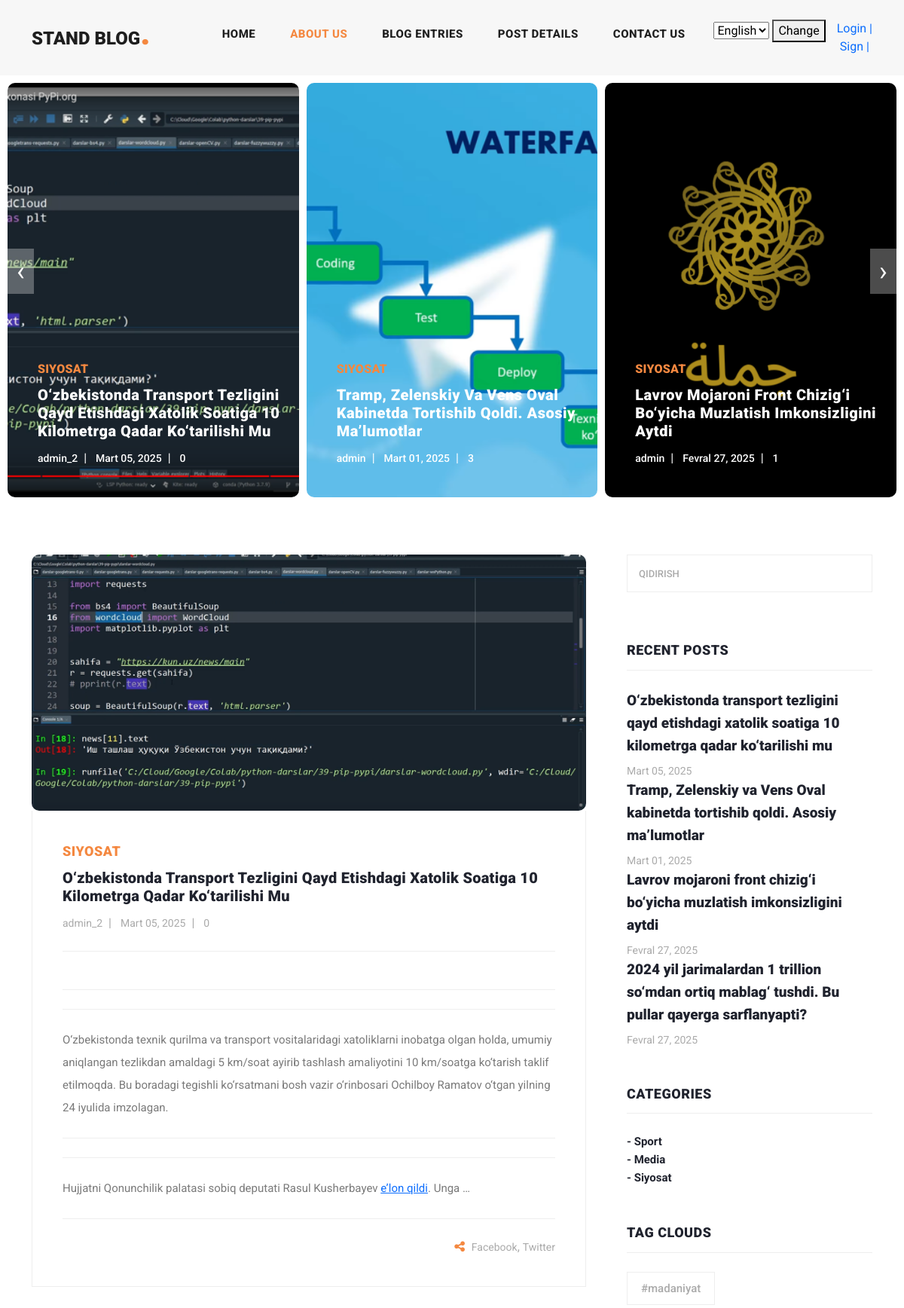
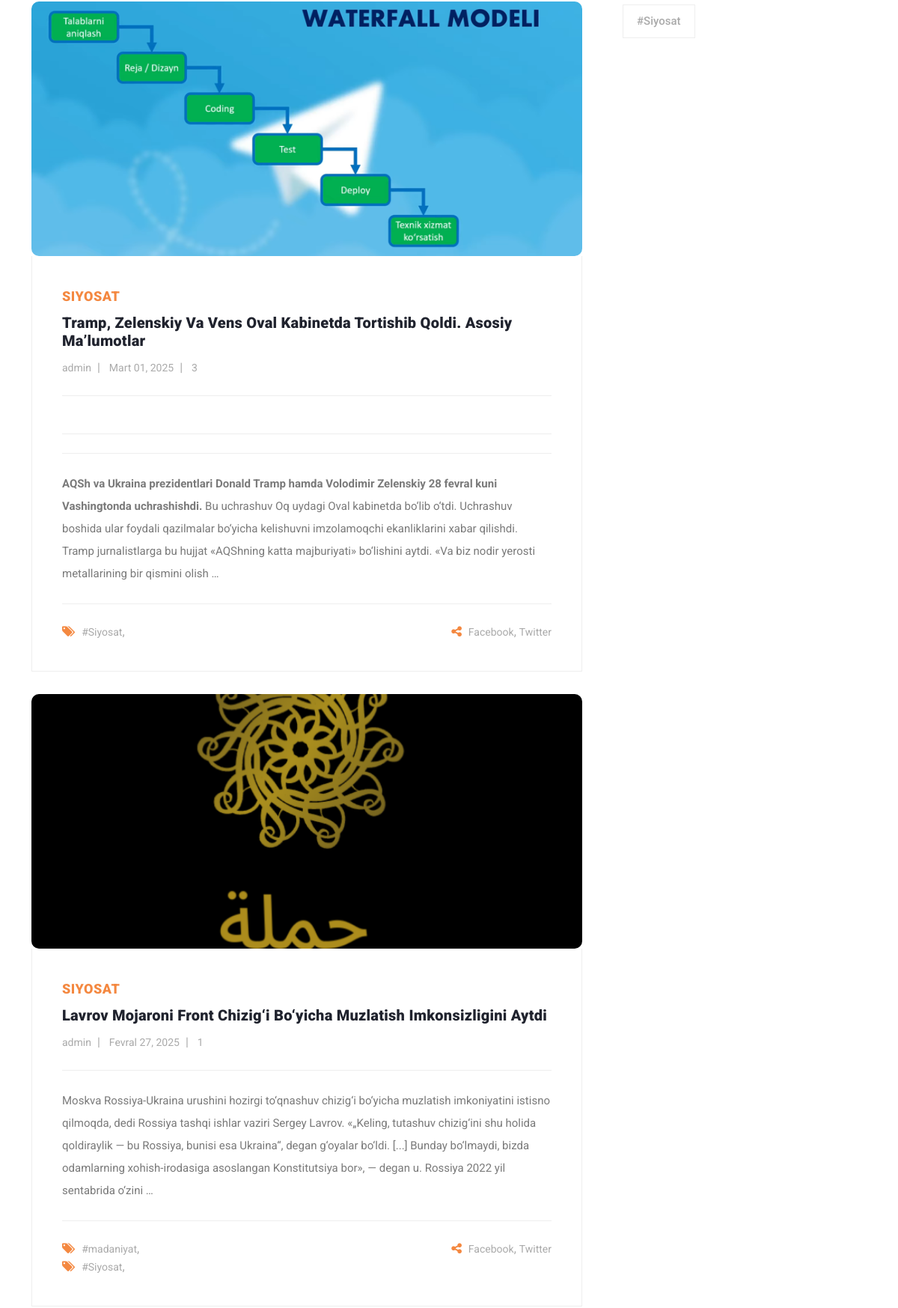
Page /uz/ (upper part) on the committed database (2 pictures, top to bottom).
### blog/models.py (models this page shows, shortened)
class Post(models.Model):
    category = models.ForeignKey(Category, on_delete=models.CASCADE)
    title = models.CharField(verbose_name=_("Title"), max_length=100, db_index=True)
    text = RichTextField(verbose_name=_("Text"))
    admin = models.ForeignKey(User, on_delete=models.CASCADE)
    date = models.DateTimeField(auto_now_add=True)
    hashtags = models.ManyToManyField(Tag, blank=True, related_name='posts')
    photo = models.ImageField(upload_to='media/photos/%Y/%m/%d')
    slug = models.SlugField(unique=True, blank=True)
    def __str__(self):
        return self.title

class Category(models.Model):
    name = models.CharField(max_length=100)
    def __str__(self):
        return self.name

class Tag(models.Model):
    name = models.CharField(max_length=50, unique=True)
    def __str__(self):
        return self.name

### blog/views.py (the view)
# urls.py: path('', HomeView.as_view(), name='home'),
class HomeView(ListView):
    model = Post
    template_name = 'index.html'
    context_object_name = 'posts'
    ordering = ['-date']

### blog/context_processors.py (called while the page is built)
def global_context(request):
    return {
        'posts': Post.objects.all(),
        'categories': Category.objects.all(),
        'tags': Tag.objects.all(),
    }

### templates/index.html (shortened to what this page needs)
{% extends 'base.html' %}
{% load static %}
{% load i18n %}
{% block content %}
    <div class="main-banner header-text">
      <div class="container-fluid">
        <div class="owl-banner owl-carousel">
          {% for post in posts|slice:':6' %}
          <div class="item">
            <img src="{{ post.photo.url }}" alt="{{ post.title }}" class="post-image">
            <div class="item-content">
              <div class="main-content">
                <div class="meta-category">
                  <span>{{ post.category.name }}</span>
                </div>
                <a href="{% url 'post_detail' pk=post.pk %}"><h4>{{ post.title }}</h4></a>
                <ul class="post-info">
                  <li><a href="#">{{ post.admin }}</a></li>
                  <li><a href="#">{{ post.date|date:"F d, Y" }}</a></li>
                  <li><a href="#">{{ post.comments.count }}</a></li>
                </ul>
              </div>
            </div>
          </div>
          {% endfor %}
        </div>
      </div>
    <section class="blog-posts">
      <div class="container">
        <div class="row">
          <div class="col-lg-8">
            <div class="all-blog-posts">
              <div class="row">
                  {% for post in posts|slice:':3' %}
                <div class="col-lg-12">
                  <div class="blog-post">
                    <div class="blog-thumb">
                      <img src="{{ post.photo.url }}" alt="{{ post.title }}" class="post-image_2">
                    </div>
                    <div class="down-content">
                      <span>{{ post.category }}</span>
                      <a href="{% url 'post_detail' pk=post.pk %}"><h4>{{ post.title }}</h4></a>
                      <ul class="post-info">
                        <li><a href="#">{{ post.admin }}</a></li>
                        <li><a href="#">{{ post.date|date:"F d, Y" }}</a></li>
                        <li><a href="#">{{ post.comments.count }}</a></li>
                      </ul>
                        <p>{{ post.text|truncatewords:50 | safe }}</p>
                      <div class="post-options">
                        <div class="row">
                          <div class="col-6">
                              {% for tag in post.hashtags.all %}
                            <ul class="post-tags">
                              <li><i class="fa fa-tags"></i></li>
                              <li><a href="#">{{ tag }}</a>,</li>
                            </ul>
                                  {% endfor %}
                          </div>
                          <div class="col-6">
                            <ul class="post-share">
                              <li><i class="fa fa-share-alt"></i></li>
                              <li><a href="#">Facebook</a>,</li>
                              <li><a href="#"> Twitter</a></li>
                            </ul>
                          </div>
                        </div>
                      </div>
                    </div>
                  </div>
                </div>
                  {% endfor %}
              </div>
            </div>
          </div>
          <div class="col-lg-4">
            {% include 'category_tag.html' %}
          </div>
        </div>
      </div>
    </section>
{% endblock %}

### templates/category_tag.html
<div class="sidebar">
    <div class="row">
        <div class="col-lg-12">
            <div class="sidebar-item search">
                <form id="search_form" name="gs" method="GET" action="{% url 'search' %}">
                    <input type="text" name="q" class="searchText" placeholder="qidirish" autocomplete="on">
                </form>
            </div>
        </div>
        <div class="col-lg-12">
            <div class="sidebar-item recent-posts">
                <div class="sidebar-heading">
                    <h2>Recent Posts</h2>
                </div>
                <div class="content">
                    {% for post_title in posts|slice:':4' %}
                    <ul>
                        <li><a href="{% url 'post_detail' pk=post_title.pk %}">
                            <h5>{{ post_title }}</h5>
                            <span>{{ post_title.date|date:"F d, Y" }}</span>
                        </a></li>
                    </ul>
                    {% endfor %}
                </div>
            </div>
        </div>
        <div class="col-lg-12">
            <div class="sidebar-item categories">
                <div class="sidebar-heading">
                    <h2>Categories</h2>
                </div>
                <div class="content">
                    {% for category in categories %}
                    <ul>
                        <li><a href="{% url 'category_posts' category.id %}">- {{ category }}</a></li>
                    </ul>
                    {% endfor %}
                </div>
            </div>
        </div>
        <div class="col-lg-12">
            <div class="sidebar-item tags">
                <div class="sidebar-heading">
                    <h2>Tag Clouds</h2>
                </div>
                <div class="content">
                    {% for tag in tags %}
                    <ul>
                        <li><a href="{% url 'hashtag_posts' tag.id %}">{{ tag }}</a></li>
                    </ul>
                    {% endfor %}
                </div>
            </div>
        </div>
    </div>
</div>

### static/css/style.css (style rules this page uses)
.post-image { width: 700px; height: 550px; object-fit: cover; border-radius: 10px; }
.post-image_2 { width: 730px; height: 340px; object-fit: cover; border-radius: 10px; }

### rows in the picture
Post: photo (picture), category.name "SIYOSAT", title "O‘zbekistonda Transport Tezligini Qayd Etishdagi Xatolik Soatiga 10 Kilometrga Qadar Ko‘tarilishi Mu", admin "admin_2", date "Mart 05, 2025", comments.count "0", category "SIYOSAT", text "O‘zbekistonda texnik qurilma va transport vositalaridagi xatoliklarni inobatga olgan holda, umumiy aniqlangan tezlikdan amaldagi 5 km/soat ayirib tashlash amaliyotini 10 km/soatga ko‘tarish taklif etilmoqda. Bu boradagi tegishli ko‘rsatmani bosh vazir o‘rinbosari Ochilboy Ramatov o‘tgan yilning 24 iyulida imzolagan. Hujjatni Qonunchilik palatasi sobiq deputati Rasul Kusherbayev e’lon qildi . Unga …", title "O‘zbekistonda transport tezligini qayd etishdagi xatolik soatiga 10 kilometrga qadar ko‘tarilishi mu"
Post: photo (picture), title "Tramp, Zelenskiy Va Vens Oval Kabinetda Tortishib Qoldi. Asosiy Ma’lumotlar", admin "admin", date "Mart 01, 2025", comments.count "3", category "SIYOSAT", text "AQSh va Ukraina prezidentlari Donald Tramp hamda Volodimir Zelenskiy 28 fevral kuni Vashingtonda uchrashishdi. Bu uchrashuv Oq uydagi Oval kabinetda bo‘lib o‘tdi. Uchrashuv boshida ular foydali qazilmalar bo‘yicha kelishuvni imzolamoqchi ekanliklarini xabar qilishdi. Tramp jurnalistlarga bu hujjat «AQShning katta majburiyati» bo‘lishini aytdi. «Va biz nodir yerosti metallarining bir qismini olish …", title "Tramp, Zelenskiy va Vens Oval kabinetda tortishib qoldi. Asosiy ma’lumotlar"
Post: photo (picture), category.name "SIYOSAT", title "Lavrov Mojaroni Front Chizig‘i Bo‘yicha Muzlatish Imkonsizligini Aytdi", admin "admin", date "Fevral 27, 2025", comments.count "1", category "SIYOSAT", text "Moskva Rossiya-Ukraina urushini hozirgi to‘qnashuv chizig‘i bo‘yicha muzlatish imkoniyatini istisno qilmoqda, dedi Rossiya tashqi ishlar vaziri Sergey Lavrov. «„Keling, tutashuv chizig‘ini shu holida qoldiraylik — bu Rossiya, bunisi esa Ukraina“, degan g‘oyalar bo‘ldi. [...] Bunday bo‘lmaydi, bizda odamlarning xohish-irodasiga asoslangan Konstitutsiya bor», — degan u. Rossiya 2022 yil sentabrida o‘zini …", title "Lavrov mojaroni front chizig‘i bo‘yicha muzlatish imkonsizligini aytdi"
Tag: name "#Siyosat"
Tag: name "#madaniyat"
Post: title "2024 yil jarimalardan 1 trillion so‘mdan ortiq mablag‘ tushdi. Bu pullar qayerga sarflanyapti?", date "Fevral 27, 2025"
Category: name "Sport"
Category: name "Media"
Category: name "Siyosat"
